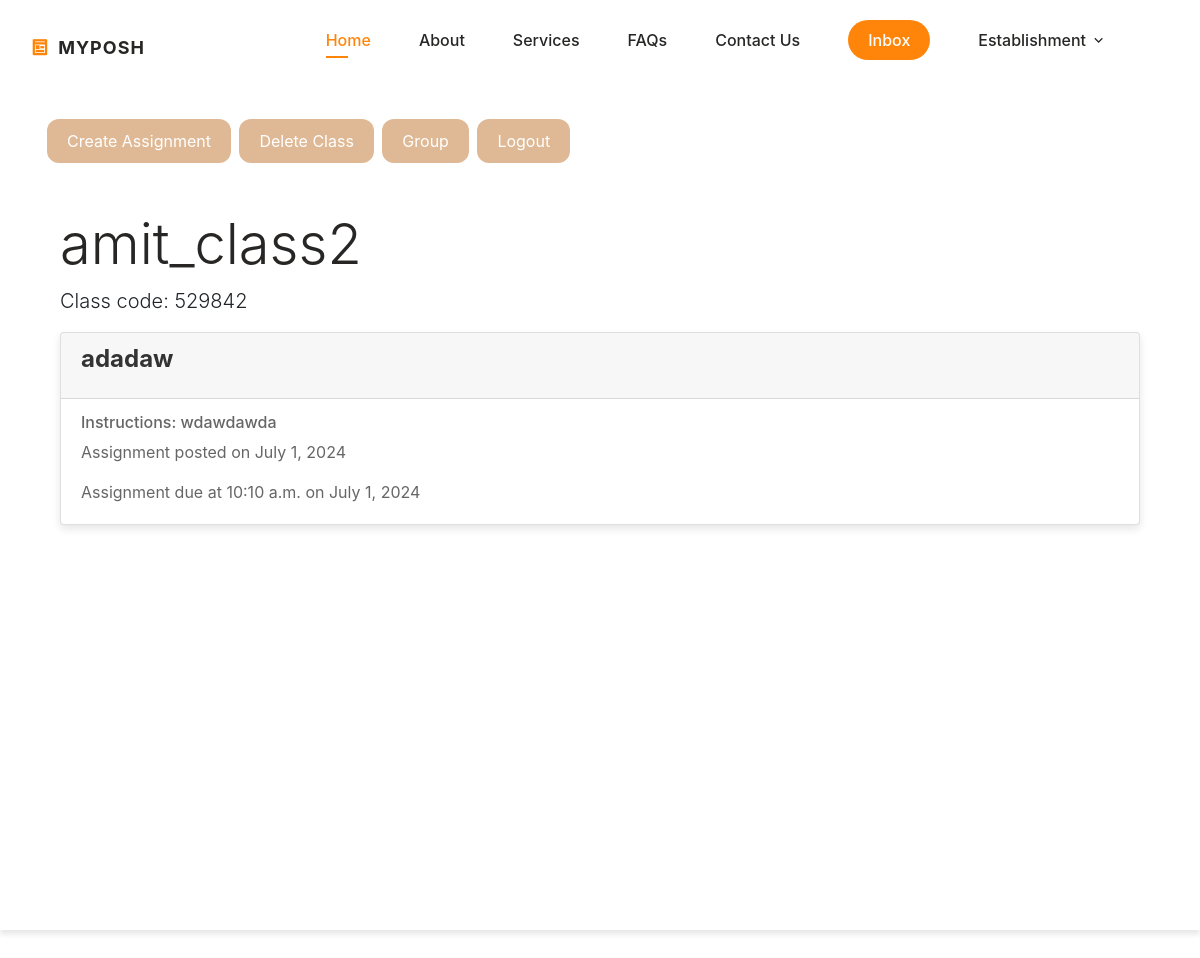
The page /group/2/ (signed in) on the database its author committed.
### group/models.py (models this page shows, shortened)
class Enterprise(models.Model):
    enterprise_id = models.ForeignKey(settings.AUTH_USER_MODEL, on_delete=models.CASCADE)
    group_id = models.ForeignKey(Groups, on_delete=models.CASCADE)

class Groups(models.Model):
    group_name = models.CharField(max_length=100)
    section = models.CharField(max_length=100,default='Third Year')
    group_code = models.CharField(max_length = 10,default='0000000')

class Notice(models.Model):
    notice_name = models.CharField(max_length=50)
    group_id = models.ForeignKey(Groups,on_delete=models.CASCADE)
    due_date = models.DateField()
    due_time = models.TimeField(default=datetime.time(10,10))
    posted_date = models.DateField(auto_now_add=True)
    instructions = models.TextField()

### posh/decorators.py (the view)
        def _arguments_wrapper(request,*args, **kwargs):
            is_a_teacher,is_a_student = False,False
            try:
                classroom = Groups.objects.get(id=kwargs['id'])
            except Exception as e:
                return redirect('group')
            teacher_count = Enterprise.objects.filter(enterprise_id=request.user.username, group_id=classroom).count()
            if teacher_count > 0:
                is_a_teacher = True
            student_count = Employee.objects.filter(employee_id=request.user.username, group_id=classroom).count()
            if student_count > 0:
                is_a_student = True
            if not (is_a_student or is_a_teacher):
                return redirect('group:group')
            return view_method(request, *args, **kwargs)

### group/views.py (called while the page is built)
@login_required
@access_class('group:group')
def render_class(request, id):
    classroom = Groups.objects.get(id=id)
    try:
        assignments = Notice.objects.filter(group_id = id)
    except Exception as e:
        assignments = None
    try:
        students = Employee.objects.filter(group_id = id)
    except Exception as e:
        students = None
    teachers = Enterprise.objects.filter(group_id = id)
    teacher_mapping = Enterprise.objects.filter(enterprise_id = request.user).select_related('group_id')
    student_mapping = Employee.objects.filter(employee_id = request.user).select_related('group_id')
    mappings = chain(teacher_mapping,student_mapping)
    return render(request,'group_page.html',{'classroom':classroom,'assignments':assignments,'students':students,'teachers':teachers,"mappings":mappings})

### posh/templatetags/get_group.py (called while the page is built)
@register.filter(name='has_group')
def has_group(user, group_name):
    return user.groups.filter(name=group_name).exists()

### group/templates/group_page.html (shortened to what this page needs)
{% extends "base.html" %}
{% load static %}
{% load humanize %}
{% block stylescss %}
<link rel="stylesheet" href="https://stackpath.bootstrapcdn.com/bootstrap/4.5.2/css/bootstrap.min.css">
<link rel="stylesheet" href="https://cdnjs.cloudflare.com/ajax/libs/font-awesome/4.7.0/css/font-awesome.min.css">
{% endblock %}
{% block content %}
<div class="navbar-custom d-flex justify-content-between align-items-center">
    <div class="container min-vh-100" id="top">
        <div class="d-flex justify-content-between align-items-center mb-4">
            <div>
                {% for teacher in teachers %}
                    {% if teacher.enterprise_id|stringformat:"s" == user.username|stringformat:"s" %}
                        <a href="{% url 'group:create_assignment' classroom_id=classroom.id %}" type="button" class="mybtn myinfo mybtn-active">Create Assignment</a>
                        <a class="mybtn myinfo mybtn-active" type="button" href="{% url 'group:delete_class' classroom_id=classroom.id %}">Delete Class</a>
                    {% endif %}
                {% endfor %}
                <a class="mybtn myinfo mybtn-active" type="button" href="{% url 'group:group' %}" style="text-decoration: none;">Group</a>
                <a href="{% url 'logout' %}" class="mybtn myinfo mybtn-active" style="text-decoration: none;">Logout</a>
            </div>
        </div>
        <div class="container container-custom">
            <h1 class="display-4 class_title">{{ classroom.group_name }}</h1>
            <p class="lead class_code">Class code: {{ classroom.group_code }}</p>
            <div class="contatiner_of_assignments">
                {% if assignments %}
                    {% for assignment in assignments %}
                        {% for teacher in teachers %}
                            {% if teacher.enterprise_id|stringformat:"s" == user.username|stringformat:"s" %}
                                <a href="{% url 'group:assignment_summary' assignment_id=assignment.id %}">
                            {% else %}
                                <a href="#submit_assignment" data-value="{{ assignment.id }}">
                            {% endif %}
                        {% endfor %}
                        <div class="card card-custom">
                            <div class="card-header card-header-custom">
                                <h6 class="card-title">{{ assignment.notice_name }}</h6>
                            </div>
                            <div class="card-body card-body-custom">
                                <h6 class="card-subtitle mb-2"><p class="card-text">Instructions: {{ assignment.instructions }}</p></h6>
                                <p class="card-text">Assignment posted on {{ assignment.posted_date }}</p>
                                <p class="card-text">Assignment due at {{ assignment.due_time }} on {{ assignment.due_date }}</p>
                            </div>
                        </div>
                        </a>
                  {% endfor %}
                {% endif %}
              </div>
            </div>
    </div>
</div>
{% endblock %}

### static/assets/css/main.css (style rules this page uses)
:root { --header-height: 3.5rem; --first-color: hsl(30, 100%, 52%); --first-color-alt: hsl(29, 54%, 73%); --first-color-light: hsl(30, 100%, 85%); --first-color-lighten: hsl(30, 100%, 95%); --title-color: hsl(30, 3%, 15%); --text-color: hsl(30, 4%, 25%); --text-color-light: hsl(30, 4%, 45%); --body-color: hsl(30, 0%, 100%);; --container-color: #FFF; --background-footer-color: rgb(29, 26, 26); --footer-text-color: rgb(245, 244, 244); --body-font: 'Poppins', sans-serif; --big-font-size: 2rem; --h1-font-size: 1.5rem; --h2-font-size: 1.25rem; --h3-font-size: 1rem; --normal-font-size: .938rem; --small-font-size: .813rem; --smaller-font-size: .75rem; --font-medium: 500; --font-semi-bold: 600; --mb-0-5: .5rem; --mb-0-75: .75rem; --mb-1: 1rem; --mb-1-5: 1.5rem; --mb-2: 2rem; --mb-2-5: 2.5rem; --z-tooptip: 10; --z-fixed: 100; }
@media screen and (min-width: 1000px) { :root { --big-font-size: 3.5rem; --h1-font-size: 2.25rem; --h2-font-size: 1.5rem; --h3-font-size: 1.25rem; --normal-font-size: 1rem; --small-font-size: .875rem; --smaller-font-size: .813rem; } }
* { box-sizing: border-box; padding: 0; margin: 0; text-decoration: none !important; }
html { scroll-behavior: smooth; }
body, button, input, textarea { font-family: var(--body-font); font-size: var(--normal-font-size); }
body { margin: var(--header-height) 0 0 0; background-color: var(--body-color); color: var(--text-color); transition: .4s; }
h1, h2, h3 { color: var(--title-color); font-weight: var(--font-semi-bold); }
a { max-width: 100%; height: auto; }
.container { max-width: 968px; margin-left: var(--mb-1-5); margin-right: var(--mb-1-5); }
@media screen and (min-width: 767px) { body { margin: 0; } }
@media screen and (min-width:992px) { .container { margin-left: auto; margin-right: auto; } }

### static/assets/css/profile.css (style rules this page uses)
:root { --header-height: 3.5rem; --first-color: hsl(30, 100%, 52%); --first-color-alt: hsl(29, 54%, 73%); --first-color-light: hsl(30, 100%, 85%); --first-color-lighten: hsl(30, 100%, 95%); --title-color: hsl(30, 3%, 15%); --text-color: hsl(30, 4%, 25%); --text-color-light: hsl(30, 4%, 45%); --body-color: hsl(30, 0%, 100%);; --container-color: #FFF; --background-footer-color: rgb(29, 26, 26); --footer-text-color: rgb(245, 244, 244); --body-font: 'Poppins', sans-serif; --big-font-size: 2rem; --h1-font-size: 1.5rem; --h2-font-size: 1.25rem; --h3-font-size: 1rem; --normal-font-size: .938rem; --small-font-size: .813rem; --smaller-font-size: .75rem; --font-medium: 500; --font-semi-bold: 600; --mb-0-5: .5rem; --mb-0-75: .75rem; --mb-1: 1rem; --mb-1-5: 1.5rem; --mb-2: 2rem; --mb-2-5: 2.5rem; --z-tooptip: 10; --z-fixed: 100; }
@media screen and (min-width: 1000px) { :root { --big-font-size: 3.5rem; --h1-font-size: 2.25rem; --h2-font-size: 1.5rem; --h3-font-size: 1.25rem; --normal-font-size: 1rem; --small-font-size: .875rem; --smaller-font-size: .813rem; } }
html { scroll-behavior: smooth; }
body, button, input, textarea { font-family: var(--body-font); font-size: var(--normal-font-size); }
body { margin: var(--header-height) 0 0 0; background-color: var(--body-color); color: var(--text-color); transition: .4s; margin-top: 6rem; }
h1, h2, h3 { color: var(--title-color); font-weight: var(--font-semi-bold); }
a { max-width: 100%; height: auto; }

### group/templates/group_page.html (style rules this page uses)
body { font-family: Arial, sans-serif; background-color: #f5f5f5; margin: 0; padding: 0; }
.navbar-custom { background-color: #fff; padding: 15px; box-shadow: 0 4px 6px rgba(0, 0, 0, 0.1); }
.container-custom { padding: 20px; }
.card-custom { border: none; border-radius: 10px; box-shadow: 0 4px 8px rgba(0, 0, 0, 0.1); margin-bottom: 20px; }
.card-header-custom { background-color: #2e45c7; color: #fff; border-radius: 10px 10px 0 0; padding: 15px; font-size: 1.25rem; }
.card-body-custom { padding: 20px; }
.card-title { font-size: 1.5rem; font-weight: bold; color: #333; }
.card-text { color: #666; }
.mybtn { background-color: var(--first-color); border: none; color: white; padding: 10px 20px; text-align: center; text-decoration: none; display: inline-block; font-size: 16px; margin: 4px 2px; transition-duration: 0.4s; cursor: pointer; border-radius: 12px; }
.mybtn-active { background-color: var(--first-color-alt); color: white; }
div#top { margin-top: 100px; }

### rows shown on the page
Enterprise: shows "Create Assignment"
Groups: group_name "amit_class2", group_code "529842"
Notice: notice_name "adadaw", instructions "wdawdawda", posted_date "July 1, 2024", due_time "10:10 a.m.", due_date "July 1, 2024"
